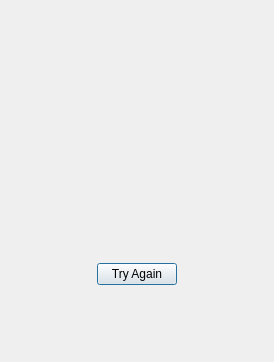
<?xml version="1.0" encoding="UTF-8"?>
<ui version="4.0">
 <class>LoginMessage</class>
 <widget class="QWidget" name="LoginMessage">
  <property name="geometry">
   <rect>
    <x>0</x>
    <y>0</y>
    <width>274</width>
    <height>362</height>
   </rect>
  </property>
  <property name="sizePolicy">
   <sizepolicy hsizetype="Preferred" vsizetype="Preferred">
    <horstretch>0</horstretch>
    <verstretch>0</verstretch>
   </sizepolicy>
  </property>
  <property name="font">
   <font>
    <family>Tahoma</family>
   </font>
  </property>
  <property name="windowTitle">
   <string>@product@</string>
  </property>
  <property name="styleSheet">
   <string notr="true"/>
  </property>
  <layout class="QGridLayout" name="gridLayout_7">
   <property name="margin">
    <number>20</number>
   </property>
   <property name="spacing">
    <number>0</number>
   </property>
   <item row="0" column="0">
    <layout class="QGridLayout" name="gridLayout_6">
     <property name="spacing">
      <number>0</number>
     </property>
     <item row="0" column="0">
      <layout class="QGridLayout" name="gridLayout_3">
       <property name="spacing">
        <number>0</number>
       </property>
       <item row="0" column="0">
        <spacer name="horizontalSpacer_6">
         <property name="orientation">
          <enum>Qt::Horizontal</enum>
         </property>
         <property name="sizeHint" stdset="0">
          <size>
           <width>40</width>
           <height>20</height>
          </size>
         </property>
        </spacer>
       </item>
       <item row="0" column="1">
        <widget class="QLabel" name="logoLabel">
         <property name="sizePolicy">
          <sizepolicy hsizetype="Fixed" vsizetype="Fixed">
           <horstretch>0</horstretch>
           <verstretch>0</verstretch>
          </sizepolicy>
         </property>
         <property name="minimumSize">
          <size>
           <width>177</width>
           <height>42</height>
          </size>
         </property>
         <property name="maximumSize">
          <size>
           <width>177</width>
           <height>42</height>
          </size>
         </property>
         <property name="styleSheet">
          <string notr="true"/>
         </property>
         <property name="frameShape">
          <enum>QFrame::NoFrame</enum>
         </property>
         <property name="text">
          <string/>
         </property>
         <property name="textFormat">
          <enum>Qt::PlainText</enum>
         </property>
         <property name="pixmap">
          <pixmap resource="../../../../resources/wengophone.qrc">:/pics/logo_onloginscreen.png</pixmap>
         </property>
         <property name="alignment">
          <set>Qt::AlignCenter</set>
         </property>
         <property name="margin">
          <number>0</number>
         </property>
         <property name="indent">
          <number>100</number>
         </property>
        </widget>
       </item>
       <item row="0" column="2">
        <spacer name="horizontalSpacer_5">
         <property name="orientation">
          <enum>Qt::Horizontal</enum>
         </property>
         <property name="sizeHint" stdset="0">
          <size>
           <width>40</width>
           <height>20</height>
          </size>
         </property>
        </spacer>
       </item>
      </layout>
     </item>
     <item row="1" column="0">
      <spacer name="verticalSpacer">
       <property name="orientation">
        <enum>Qt::Vertical</enum>
       </property>
       <property name="sizeType">
        <enum>QSizePolicy::Fixed</enum>
       </property>
       <property name="sizeHint" stdset="0">
        <size>
         <width>20</width>
         <height>67</height>
        </size>
       </property>
      </spacer>
     </item>
     <item row="2" column="0">
      <layout class="QGridLayout" name="gridLayout_4">
       <property name="spacing">
        <number>0</number>
       </property>
       <item row="0" column="0">
        <layout class="QGridLayout" name="gridLayout">
         <property name="spacing">
          <number>0</number>
         </property>
         <item row="0" column="0">
          <widget class="VoxoxErrorMessageLabel" name="loginMessageError">
           <property name="sizePolicy">
            <sizepolicy hsizetype="Minimum" vsizetype="Preferred">
             <horstretch>0</horstretch>
             <verstretch>0</verstretch>
            </sizepolicy>
           </property>
           <property name="minimumSize">
            <size>
             <width>10</width>
             <height>0</height>
            </size>
           </property>
           <property name="palette">
            <palette>
             <active>
              <colorrole role="WindowText">
               <brush brushstyle="SolidPattern">
                <color alpha="255">
                 <red>254</red>
                 <green>5</green>
                 <blue>5</blue>
                </color>
               </brush>
              </colorrole>
             </active>
             <inactive>
              <colorrole role="WindowText">
               <brush brushstyle="SolidPattern">
                <color alpha="255">
                 <red>254</red>
                 <green>5</green>
                 <blue>5</blue>
                </color>
               </brush>
              </colorrole>
             </inactive>
             <disabled>
              <colorrole role="WindowText">
               <brush brushstyle="SolidPattern">
                <color alpha="255">
                 <red>118</red>
                 <green>116</green>
                 <blue>108</blue>
                </color>
               </brush>
              </colorrole>
             </disabled>
            </palette>
           </property>
           <property name="text">
            <string/>
           </property>
           <property name="alignment">
            <set>Qt::AlignCenter</set>
           </property>
           <property name="wordWrap">
            <bool>true</bool>
           </property>
          </widget>
         </item>
        </layout>
       </item>
       <item row="1" column="0">
        <spacer name="verticalSpacer_3">
         <property name="orientation">
          <enum>Qt::Vertical</enum>
         </property>
         <property name="sizeType">
          <enum>QSizePolicy::Fixed</enum>
         </property>
         <property name="sizeHint" stdset="0">
          <size>
           <width>20</width>
           <height>11</height>
          </size>
         </property>
        </spacer>
       </item>
       <item row="2" column="0">
        <layout class="QGridLayout" name="gridLayout_2">
         <property name="spacing">
          <number>0</number>
         </property>
         <item row="0" column="0">
          <widget class="QLabel" name="loginMessageAdvice">
           <property name="sizePolicy">
            <sizepolicy hsizetype="Minimum" vsizetype="Preferred">
             <horstretch>0</horstretch>
             <verstretch>0</verstretch>
            </sizepolicy>
           </property>
           <property name="minimumSize">
            <size>
             <width>10</width>
             <height>0</height>
            </size>
           </property>
           <property name="palette">
            <palette>
             <active>
              <colorrole role="WindowText">
               <brush brushstyle="SolidPattern">
                <color alpha="255">
                 <red>255</red>
                 <green>255</green>
                 <blue>255</blue>
                </color>
               </brush>
              </colorrole>
             </active>
             <inactive>
              <colorrole role="WindowText">
               <brush brushstyle="SolidPattern">
                <color alpha="255">
                 <red>255</red>
                 <green>255</green>
                 <blue>255</blue>
                </color>
               </brush>
              </colorrole>
             </inactive>
             <disabled>
              <colorrole role="WindowText">
               <brush brushstyle="SolidPattern">
                <color alpha="255">
                 <red>118</red>
                 <green>116</green>
                 <blue>108</blue>
                </color>
               </brush>
              </colorrole>
             </disabled>
            </palette>
           </property>
           <property name="text">
            <string/>
           </property>
           <property name="textFormat">
            <enum>Qt::PlainText</enum>
           </property>
           <property name="alignment">
            <set>Qt::AlignCenter</set>
           </property>
           <property name="wordWrap">
            <bool>true</bool>
           </property>
          </widget>
         </item>
        </layout>
       </item>
      </layout>
     </item>
     <item row="3" column="0">
      <spacer name="verticalSpacer_2">
       <property name="orientation">
        <enum>Qt::Vertical</enum>
       </property>
       <property name="sizeType">
        <enum>QSizePolicy::Fixed</enum>
       </property>
       <property name="sizeHint" stdset="0">
        <size>
         <width>20</width>
         <height>95</height>
        </size>
       </property>
      </spacer>
     </item>
     <item row="4" column="0">
      <layout class="QGridLayout" name="gridLayout_5">
       <property name="spacing">
        <number>0</number>
       </property>
       <item row="0" column="0">
        <spacer name="horizontalSpacer_7">
         <property name="orientation">
          <enum>Qt::Horizontal</enum>
         </property>
         <property name="sizeHint" stdset="0">
          <size>
           <width>40</width>
           <height>20</height>
          </size>
         </property>
        </spacer>
       </item>
       <item row="0" column="1">
        <widget class="QPushButton" name="tryAgainButton">
         <property name="sizePolicy">
          <sizepolicy hsizetype="Minimum" vsizetype="Fixed">
           <horstretch>0</horstretch>
           <verstretch>0</verstretch>
          </sizepolicy>
         </property>
         <property name="text">
          <string>Try Again</string>
         </property>
         <property name="default">
          <bool>true</bool>
         </property>
        </widget>
       </item>
       <item row="0" column="2">
        <spacer name="horizontalSpacer_8">
         <property name="orientation">
          <enum>Qt::Horizontal</enum>
         </property>
         <property name="sizeHint" stdset="0">
          <size>
           <width>40</width>
           <height>20</height>
          </size>
         </property>
        </spacer>
       </item>
      </layout>
     </item>
     <item row="5" column="0">
      <spacer name="verticalSpacer_4">
       <property name="orientation">
        <enum>Qt::Vertical</enum>
       </property>
       <property name="sizeHint" stdset="0">
        <size>
         <width>20</width>
         <height>40</height>
        </size>
       </property>
      </spacer>
     </item>
    </layout>
   </item>
  </layout>
 </widget>
 <customwidgets>
  <customwidget>
   <class>VoxoxErrorMessageLabel</class>
   <extends>QLabel</extends>
   <header>qtutil/VoxoxErrorMessageLabel.h</header>
  </customwidget>
 </customwidgets>
 <tabstops>
  <tabstop>tryAgainButton</tabstop>
 </tabstops>
 <resources>
  <include location="../../../../resources/wengophone.qrc"/>
  <include location="../../../../resources/wengophone.qrc"/>
  <include location="../../../../resources/wengophone.qrc"/>
  <include location="../../../../resources/wengophone.qrc"/>
 </resources>
 <connections/>
</ui>
